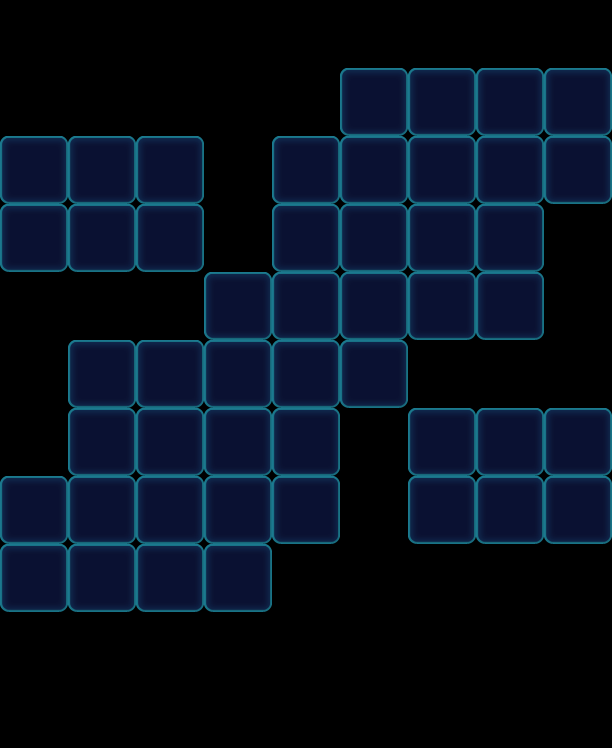

This is a level from a 2D game, rendered from its Tiled map with the project's own tilesets. A one-line summary and the map file follow, with tile-layer data summarised:
An orthogonal 9x11 tile map with 68x68 px tiles, 1 tile layer (Valid), 2 tilesets and 95 objects (50x Floor, 15x Factory_Normal, 12x Stone, 6x Monster, 6x Lock, ...).

<map version="1.0" orientation="orthogonal" width="9" height="11" tilewidth="68" tileheight="68">
 <tileset firstgid="1" name="game_grid1" tilewidth="68" tileheight="68">
  <image source="game_grid1.png" width="68" height="68" />
 </tileset>
 <tileset firstgid="2" name="map" tilewidth="68" tileheight="68">
  <image source="map.png" width="1024" height="1024" />
 </tileset>
 <layer name="Valid" width="9" height="11">
  <data>[99 cells, 48 non-empty, 1 distinct tile ids]</data>
 </layer>
 <objectgroup name="BottomObj" width="9" height="11">
  <object type="Floor" gid="33" x="272" y="612">
   <properties>
    <property name="Layers" value="2" />
   </properties>
  </object>
  <object type="Floor" gid="33" x="340" y="408">
   <properties>
    <property name="Layers" value="2" />
   </properties>
  </object>
  <object type="Floor" gid="33" x="272" y="408">
   <properties>
    <property name="Layers" value="2" />
   </properties>
  </object>
  <object type="Floor" gid="33" x="272" y="136">
   <properties>
    <property name="Layers" value="2" />
   </properties>
  </object>
  <object type="Floor" gid="33" x="136" y="476">
   <properties>
    <property name="Layers" value="2" />
   </properties>
  </object>
  <object type="Floor" gid="33" x="340" y="136">
   <properties>
    <property name="Layers" value="2" />
   </properties>
  </object>
  <object type="Floor" gid="33" x="476" y="136">
   <properties>
    <property name="Layers" value="2" />
   </properties>
  </object>
  <object type="Floor" gid="33" x="476" y="204">
   <properties>
    <property name="Layers" value="2" />
   </properties>
  </object>
  <object type="Floor" gid="33" x="68" y="272">
   <properties>
    <property name="Layers" value="2" />
   </properties>
  </object>
  <object type="Floor" gid="33" x="204" y="408">
   <properties>
    <property name="Layers" value="2" />
   </properties>
  </object>
  <object type="Floor" gid="33" x="68" y="544">
   <properties>
    <property name="Layers" value="2" />
   </properties>
  </object>
  <object type="Floor" gid="33" x="136" y="204">
   <properties>
    <property name="Layers" value="2" />
   </properties>
  </object>
  <object type="Floor" gid="33" x="136" y="544">
   <properties>
    <property name="Layers" value="2" />
   </properties>
  </object>
  <object type="Floor" gid="33" x="68" y="204">
   <properties>
    <property name="Layers" value="2" />
   </properties>
  </object>
  <object type="Floor" gid="33" x="204" y="544">
   <properties>
    <property name="Layers" value="2" />
   </properties>
  </object>
  <object type="Floor" gid="33" x="476" y="272">
   <properties>
    <property name="Layers" value="2" />
   </properties>
  </object>
  <object type="Floor" gid="33" x="204" y="612">
   <properties>
    <property name="Layers" value="2" />
   </properties>
  </object>
  <object type="Floor" gid="33" x="272" y="476">
   <properties>
    <property name="Layers" value="2" />
   </properties>
  </object>
  <object type="Floor" gid="33" x="204" y="476">
   <properties>
    <property name="Layers" value="2" />
   </properties>
  </object>
  <object type="Floor" gid="33" x="408" y="204">
   <properties>
    <property name="Layers" value="2" />
   </properties>
  </object>
  <object type="Floor" gid="33" x="272" y="544">
   <properties>
    <property name="Layers" value="2" />
   </properties>
  </object>
  <object type="Floor" gid="33" x="340" y="204">
   <properties>
    <property name="Layers" value="2" />
   </properties>
  </object>
  <object type="Floor" gid="33" x="68" y="612">
   <properties>
    <property name="Layers" value="2" />
   </properties>
  </object>
  <object type="Floor" gid="33" x="272" y="204">
   <properties>
    <property name="Layers" value="2" />
   </properties>
  </object>
  <object type="Floor" gid="33" x="136" y="408">
   <properties>
    <property name="Layers" value="2" />
   </properties>
  </object>
  <object type="Floor" gid="33" x="408" y="272">
   <properties>
    <property name="Layers" value="2" />
   </properties>
  </object>
  <object type="Floor" gid="33" x="408" y="136">
   <properties>
    <property name="Layers" value="2" />
   </properties>
  </object>
  <object type="Floor" gid="33" x="68" y="408">
   <properties>
    <property name="Layers" value="2" />
   </properties>
  </object>
  <object type="Floor" gid="33" x="136" y="612">
   <properties>
    <property name="Layers" value="2" />
   </properties>
  </object>
  <object type="Floor" gid="33" x="68" y="476">
   <properties>
    <property name="Layers" value="2" />
   </properties>
  </object>
  <object type="Floor" gid="33" x="136" y="272">
   <properties>
    <property name="Layers" value="2" />
   </properties>
  </object>
  <object type="Floor" gid="33" x="272" y="272">
   <properties>
    <property name="Layers" value="2" />
   </properties>
  </object>
  <object type="Floor" gid="33" x="340" y="272">
   <properties>
    <property name="Layers" value="2" />
   </properties>
  </object>
  <object type="Floor" gid="33" x="408" y="340">
   <properties>
    <property name="Layers" value="2" />
   </properties>
  </object>
  <object type="Floor" gid="33" x="476" y="340">
   <properties>
    <property name="Layers" value="2" />
   </properties>
  </object>
  <object type="Floor" gid="33" x="272" y="340">
   <properties>
    <property name="Layers" value="2" />
   </properties>
  </object>
  <object type="Floor" gid="33" x="340" y="340">
   <properties>
    <property name="Layers" value="2" />
   </properties>
  </object>
  <object type="Floor" gid="33" x="204" y="340">
   <properties>
    <property name="Layers" value="2" />
   </properties>
  </object>
  <object type="Floor" gid="33" x="476" y="476">
   <properties>
    <property name="Layers" value="2" />
   </properties>
  </object>
  <object type="Floor" gid="33" x="408" y="476">
   <properties>
    <property name="Layers" value="2" />
   </properties>
  </object>
  <object type="Floor" gid="33" x="476" y="544">
   <properties>
    <property name="Layers" value="2" />
   </properties>
  </object>
  <object type="Floor" gid="33" x="408" y="544">
   <properties>
    <property name="Layers" value="2" />
   </properties>
  </object>
  <object type="Floor" gid="33" x="544" y="136">
   <properties>
    <property name="Layers" value="2" />
   </properties>
  </object>
  <object type="Floor" gid="33" x="544" y="204">
   <properties>
    <property name="Layers" value="2" />
   </properties>
  </object>
  <object type="Floor" gid="33" x="544" y="476">
   <properties>
    <property name="Layers" value="2" />
   </properties>
  </object>
  <object type="Floor" gid="33" x="544" y="544">
   <properties>
    <property name="Layers" value="2" />
   </properties>
  </object>
  <object type="Floor" gid="33" x="0" y="544">
   <properties>
    <property name="Layers" value="2" />
   </properties>
  </object>
  <object type="Floor" gid="33" x="0" y="612">
   <properties>
    <property name="Layers" value="2" />
   </properties>
  </object>
  <object type="Floor" gid="33" x="0" y="204">
   <properties>
    <property name="Layers" value="2" />
   </properties>
  </object>
  <object type="Floor" gid="33" x="0" y="272">
   <properties>
    <property name="Layers" value="2" />
   </properties>
  </object>
 </objectgroup>
 <objectgroup name="MiddleObj" width="9" height="11">
  <object type="Monster" gid="4" x="272" y="408">
   <properties>
    <property name="Color" value="Orange" />
   </properties>
  </object>
  <object type="Monster" gid="19" x="204" y="408">
   <properties>
    <property name="Color" value="Yellow" />
   </properties>
  </object>
  </objectgroup>
 <objectgroup color="#000000" name="TopObj" width="9" height="11">
  <!-- 33 objects omitted --></objectgroup>
 <objectgroup color="#00ff00" name="CeilObj" width="9" height="11">
  <!-- 6 objects omitted --></objectgroup>
</map>
<!-- 43 of 95 objects omitted -->
